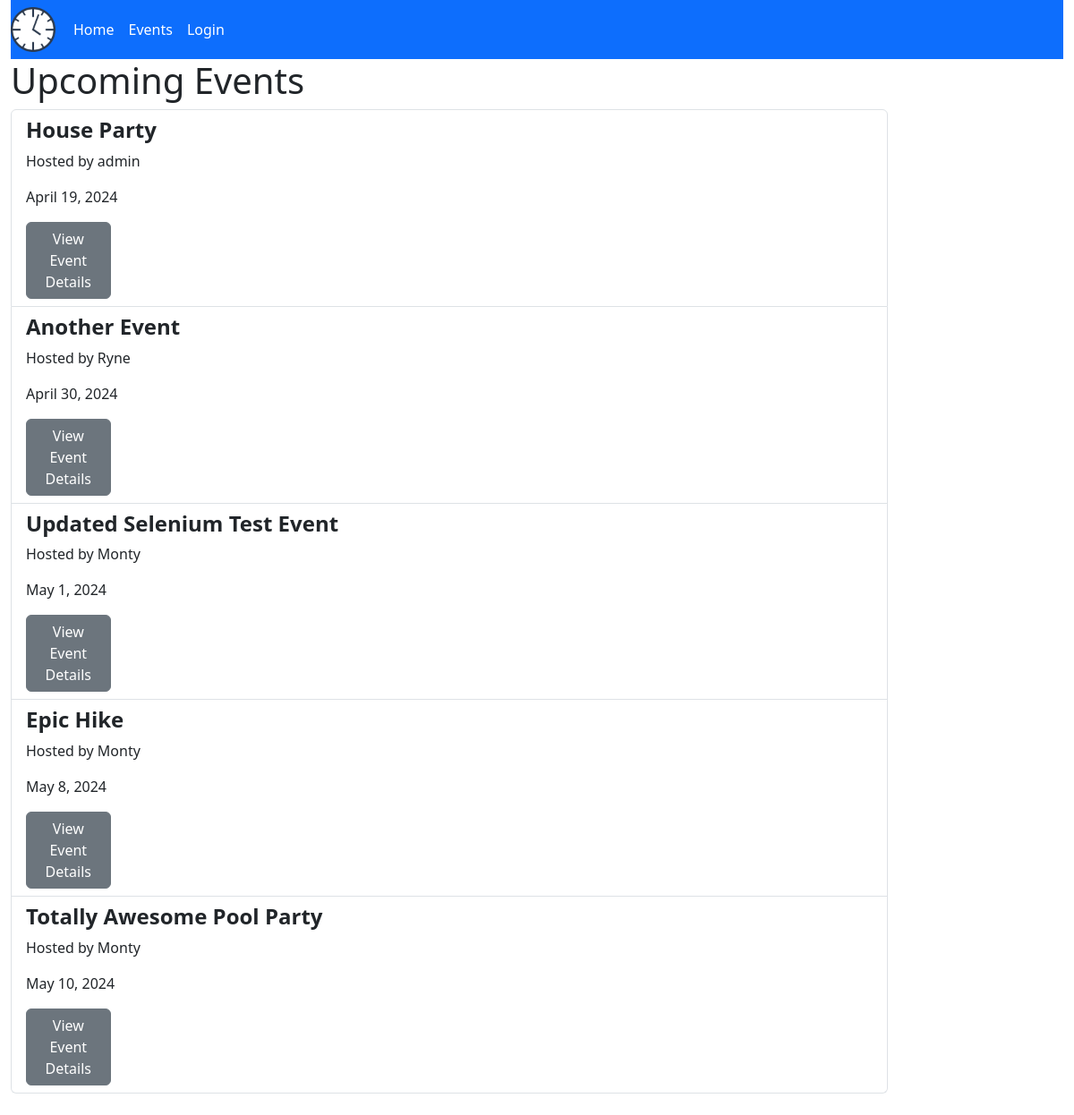
Screenshot of /events/ with the database file from the repository.
### eventspace/models.py (models this page shows, shortened)
class Event(models.Model):
    host = models.ForeignKey(User, null=True, on_delete=models.CASCADE)
    title = models.CharField(max_length=200, blank=False)
    location = models.CharField(max_length=200, blank=False)
    image = models.ImageField(blank=True, upload_to='images/')
    description = models.TextField(blank=True)
    date = models.DateField(("Date"), default=datetime.date.today, blank=False)
    start = models.TimeField(default=None, null=True, blank=True)
    end = models.TimeField(default=None, null=True, blank=True)
    def get_absolute_url(self):
        return reverse('event-detail', args=[str(self.id)])
    class Meta:
        ordering = ('date',)

### eventspace/views.py (the view)
# urls.py: path('events/', views.EventListView.as_view(), name='event-list'),
class EventListView(generic.ListView):
    model = Event

### eventspace/templates/eventspace/event_list.html (shortened to what this page needs)
{% extends "eventspace/base_template.html" %}
{% block content %}
    <h1>Upcoming Events</h1>
    {% if event_list %}
        <ul class="list-group">
        {% for event in event_list %}
            <li class="list-group-item">
                <h4><strong>{{event.title}}</strong></h4>
                <p class="card-text">Hosted by {{event.host}}</p>
                <p class="card-text">{{event.date}}</p>
                <div class="card-body">
                    <a href="{{ event.get_absolute_url }}" class="btn btn-secondary" aria-pressed="true" style = "width:10%;">View Event Details</a>
                </div>
            </li>
        {% endfor %}
    </ul>
    {% else %}
        <br><h2>There aren't any events...yet!</h2>
    {% endif %}
    <br>
{% endblock %}

### rows the page displays
Event: title "House Party", host "admin", date "April 19, 2024"
Event: title "Another Event", host "Ryne", date "April 30, 2024"
Event: title "Updated Selenium Test Event", host "Monty", date "May 1, 2024"
Event: title "Epic Hike", host "Monty", date "May 8, 2024"
Event: title "Totally Awesome Pool Party", host "Monty", date "May 10, 2024"
